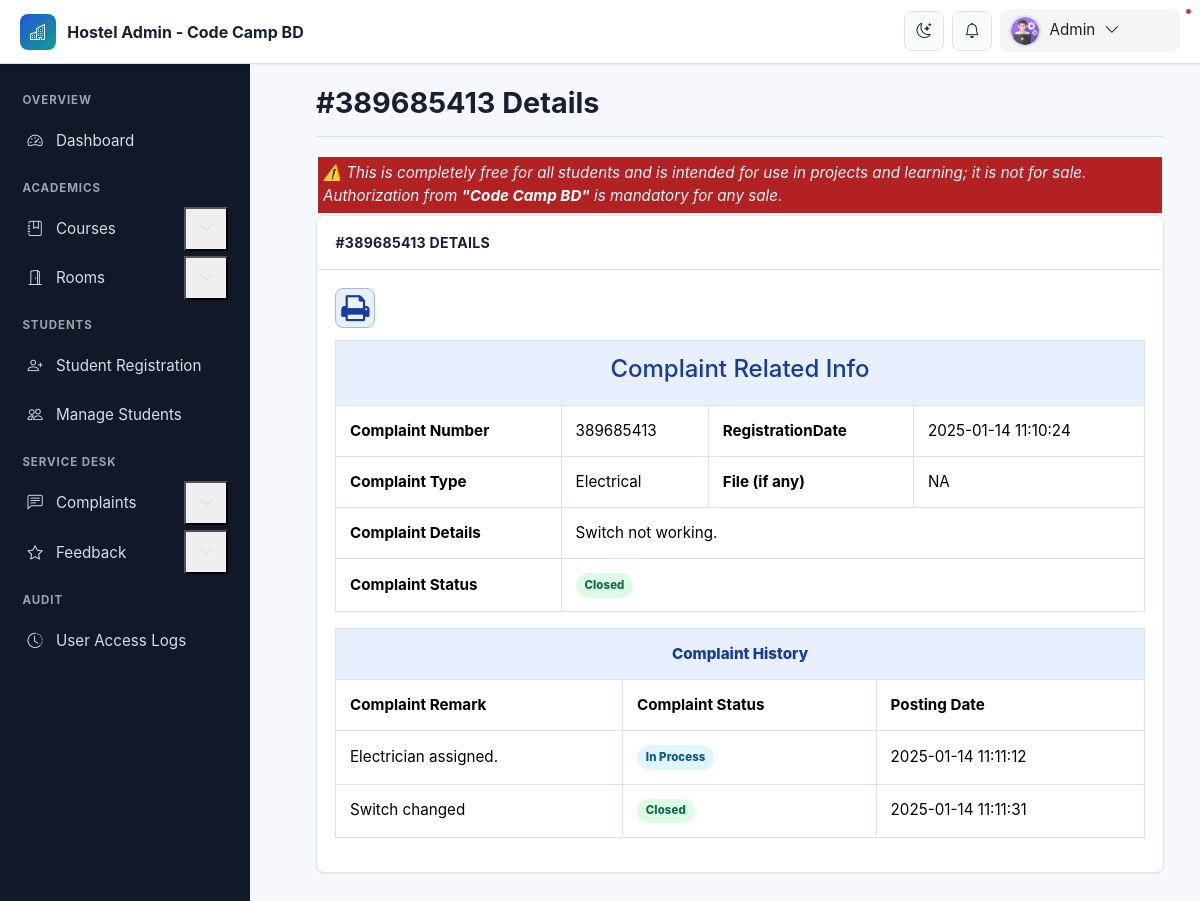
/admin/complaint-details.php?cid=1 (signed in), run on the app's committed database.
### tables this page shows
CREATE TABLE `complaints` (
  `id` int(11) NOT NULL,
  `ComplainNumber` bigint(12) DEFAULT NULL,
  `userId` int(11) DEFAULT NULL,
  `complaintType` varchar(255) DEFAULT NULL,
  `complaintDetails` mediumtext DEFAULT NULL,
  `complaintDoc` varchar(255) DEFAULT NULL,
  `complaintStatus` varchar(255) DEFAULT NULL,
  `registrationDate` timestamp NULL DEFAULT current_timestamp()
);

CREATE TABLE `complainthistory` (
  `id` int(11) NOT NULL,
  `complaintid` int(11) DEFAULT NULL,
  `compalintStatus` varchar(255) DEFAULT NULL,
  `complaintRemark` mediumtext DEFAULT NULL,
  `postingDate` timestamp NULL DEFAULT current_timestamp()
);

### admin/complaint-details.php (the view, shortened to what this page needs)
<?php
include('includes/config.php');
?>
<!doctype html>
<html lang="en" class="no-js">
<head>
	<link rel="stylesheet" href="css/font-awesome.min.css">
	<link rel="stylesheet" href="https://cdn.jsdelivr.net/npm/bootstrap@5.3.3/dist/css/bootstrap.min.css">
	<link rel="stylesheet" href="css/dataTables.bootstrap.min.css">
	<link rel="stylesheet" href="css/bootstrap-social.css">
	<link rel="stylesheet" href="css/bootstrap-select.css">
	<link rel="stylesheet" href="css/fileinput.min.css">
	<link rel="stylesheet" href="css/awesome-bootstrap-checkbox.css">
	<link rel="stylesheet" href="css/style.css">
	<link rel="stylesheet" href="css/font-awesome.min.css">
</head>
<body>
	<?php include('includes/header.php');?>
	<div class="ts-main-content">
			<?php include('includes/sidebar.php');?>
		<div class="content-wrapper">
			<div class="container-fluid">
				<div class="row" id="print">
<?php
$cid=$_GET['cid'];
$ret="select * from complaints where (id=?)";
$stmt= $mysqli->prepare($ret) ;
$stmt->bind_param('i',$cid);
$stmt->execute() ;
$res=$stmt->get_result();
while($row=$res->fetch_object())
	  {
	  	?>
					<div class="col-md-12">
						<h2 class="page-title">#<?php echo $row->ComplainNumber;?> Details</h2>
															<div class="" style="background-color: firebrick; padding: 5px;margin: 2px;}">
										<i>
											<marquee behavior="scroll" direction="left" onmouseover="this.stop();" onmouseout="this.start();" style="color: aliceblue;" >
												⚠️ This is completely free for all students and is intended for use in projects and learning; it is not for sale. Authorization from  <a style="color:white;font-weight: bold;" href="https://www.youtube.com/@codecampbdofficial/" target="_blank" rel="noopener noreferrer">"Code Camp BD"</a>  is mandatory for any sale.
											</marquee>
										</i>
									</div>
						<div class="panel panel-default">
							<div class="panel-heading">#<?php echo $row->ComplainNumber;?> Details</div>
							<div class="panel-body">
			<table id="zctb" class="table table-bordered " cellspacing="0" width="100%" border="1">
						 <span class="print-action"><i class="fa fa-print fa-2x" aria-hidden="true" OnClick="CallPrint(this.value)" title="Print the Report"></i></span>
									<tbody>
<tr>
<td colspan="6" class="table-section-title"><h4>Complaint Related Info</h4></td>
</tr>
<tr>
	<th>Complaint Number </th>
<td><?php echo $row->ComplainNumber;?></td>
<th>RegistrationDate</th>
<td><?php echo $row->registrationDate;?></td>
</tr>
<tr>
<th>Complaint Type </th>
<td><?php echo $row->complaintType;?></td>
<th>File (if any)</th>
<td><?php $cdoc=$row->complaintDoc;
if($cdoc==''):
	echo "NA";
else: ?>
<a href="../comnplaintdoc/<?php echo $cdoc;?>" target="blank">File</a>
<?php	endif;
?></td>
</tr>
<tr>
<th>Complaint Details</th>
<td colspan="3"><?php echo $row->complaintDetails;?></td>
</tr>
<tr>
<th>Complaint Status </th>
<td  colspan="3"><?php $cstatus=$row->complaintStatus;
?></td>
</tr>
<?php
} ?>
</tbody>
</table>
<?php $query="select * from complainthistory where (complaintid=?)";
$stmt1= $mysqli->prepare($query) ;
$stmt1->bind_param('i',$cid);
$stmt1->execute() ;
 $res1=$stmt1->get_result();
	  	?>
			<table id="zctb" class="table table-bordered " cellspacing="0" width="100%" border="1">
<tr>
	<th colspan="3" class="table-section-title">Complaint History</th>
</tr>
<tr>
	<th>Complaint Remark</th>
	<th>Complaint Status</th>
	<th>Posting Date</th>
</tr>
<?php
while($row1=$res1->fetch_object())
	  { ?>
<tr>
<td><?php echo $row1->complaintRemark;?></td>
<td><?php echo $row1->compalintStatus;?></td>
<td><?php echo $row1->postingDate;?></td>
</tr>
<?php } ?>
</table>
</div>
</div>
</div>
</div>
</div>
</div>
</div>
</body>
</html>

### admin/css/style.css (style rules this page uses)
html { font-size: 14px; }
@media only screen and (min-width: 480px) { html { font-size: 17px; } }
@media only screen and (min-width: 768px) { html { font-size: 14px; } }
body { font-size: 1em; }
a { color: #37a6c4; }
.panel { overflow: hidden; }
.page-title { padding-bottom: 15px; margin-bottom: 20px; border-bottom: 1px solid #f0f0f0; }
.ts-main-content .content-wrapper { padding-top: 15px; margin-top: 10px; }
@media only screen and (min-width: 992px) { .ts-main-content .content-wrapper { margin-left: 250px; } }

### css/modern-ui.css (style rules this page uses)
:root { color-scheme: light; --hms-bg: #f6f8fb; --hms-surface: #ffffff; --hms-surface-soft: #f9fafb; --hms-border: #dbe3ec; --hms-text: #172033; --hms-muted: #637083; --hms-primary: #2454d6; --hms-primary-dark: #163b99; --hms-primary-soft: #e8efff; --hms-accent: #0f9f8f; --hms-success: #16855f; --hms-warning: #b76b00; --hms-danger: #c23b3b; --hms-info: #1477a5; --hms-sidebar: #111827; --hms-sidebar-muted: #9ca3af; --hms-shadow-sm: 0 1px 2px rgba(16, 24, 40, .06); --hms-shadow: 0 14px 34px rgba(16, 24, 40, .10); --hms-radius: 8px; --hms-header-height: 64px; --hms-sidebar-width: 280px; }
* { box-sizing: border-box; }
html { font-size: 16px; }
body { min-height: 100vh; margin: 0; background: var(--hms-bg); color: var(--hms-text); font-family: Inter, ui-sans-serif, system-ui, -apple-system, BlinkMacSystemFont, "Segoe UI", sans-serif; font-size: .95rem; line-height: 1.5; letter-spacing: 0; }
a { color: var(--hms-primary); text-decoration: none; }
.ts-main-content .content-wrapper { min-height: 100vh; margin-top: 0; padding: calc(var(--hms-header-height) + 1rem) 1rem 2rem; transition: margin-left .24s ease; }
.container-fluid { max-width: 1480px; }
.page-title { display: flex; align-items: center; justify-content: space-between; gap: 1rem; margin: 0 0 1.25rem !important; padding: 0 0 1rem; color: var(--hms-text); border-bottom: 1px solid var(--hms-border); font-size: clamp(1.45rem, 2.4vw, 2rem); font-weight: 750; letter-spacing: 0; }
.panel, .well { margin-bottom: 1.25rem; overflow: hidden; background: var(--hms-surface); border: 1px solid var(--hms-border); border-radius: var(--hms-radius); box-shadow: var(--hms-shadow-sm); }
.panel-heading { display: flex; align-items: center; justify-content: space-between; gap: .75rem; padding: 1rem 1.15rem; color: var(--hms-text) !important; background: var(--hms-surface); border-bottom: 1px solid var(--hms-border); font-size: .88rem; font-weight: 750; letter-spacing: .02em; text-transform: uppercase; }
.panel-body { padding: 1.15rem; }
.table, table { width: 100%; color: var(--hms-text); vertical-align: middle; }
.table > :not(caption) > * > * { padding: .85rem; background: transparent; border-bottom-color: var(--hms-border); }
.table tbody tr { transition: background .18s ease; }
.table-bordered, .table-bordered > :not(caption) > * { border-color: var(--hms-border); }
.table-section-title { color: var(--hms-primary-dark) !important; text-align: center; background: var(--hms-primary-soft) !important; font-weight: 800; }
.print-action { display: inline-flex; align-items: center; justify-content: center; width: 2.5rem; height: 2.5rem; margin-bottom: .75rem; color: var(--hms-primary-dark); background: var(--hms-primary-soft); border: 1px solid color-mix(in srgb, var(--hms-primary) 30%, var(--hms-border)); border-radius: var(--hms-radius); cursor: pointer; }
@media (min-width: 992px) { .ts-main-content .content-wrapper { margin-left: var(--hms-sidebar-width); padding: calc(var(--hms-header-height) + 1.35rem) 1.5rem 2.5rem; } }

### data on the page
complaints: ComplainNumber "389685413", registrationDate "2025-01-14 11:10:24", complaintType "Electrical", complaintDetails "Switch not working."
complainthistory: complaintRemark "Electrician assigned.", postingDate "2025-01-14 11:11:12"
complainthistory: complaintRemark "Switch changed", postingDate "2025-01-14 11:11:31"
